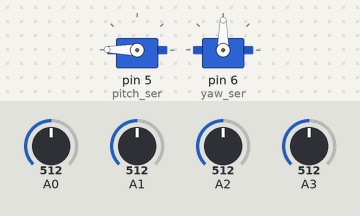
Bench run of a sketch on a simulated Arduino Uno, built with avr-gcc and run on an emulated ATmega328P. Shown: 2 × servo. Inputs (shaded band) come from the test bench; at power-on: A0 = 512, A1 = 512, A2 = 512, A3 = 512. What the sketch prints to the serial monitor is not drawn.

Above: at 0.5 s.
At 1.5 s:
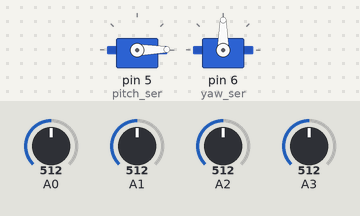
At 3.6 s:
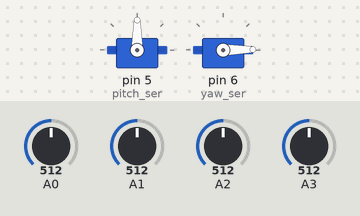
At 6.1 s:
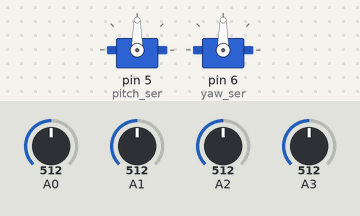
Timing chart, 0 to 7.6 s (numbered marks = the images above):
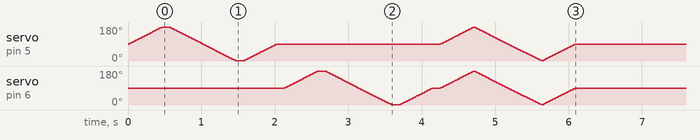

The sketch:

Reset.ino
```cpp
#include<Servo.h>

Servo pitch_ser;
Servo yaw_ser;

void setup()
{
  pitch_ser.attach(5);
  yaw_ser.attach(6);
  pinMode(A0, INPUT);
  pinMode(A1, INPUT);
  pinMode(A2, INPUT);
  pinMode(A3, INPUT);
  Serial.begin(9600);

  //伺服电机自检过程

  int pitch_angle;
  int yaw_angle;

  //pitch轴伺服电机自检
  for (pitch_angle = 90; pitch_angle < 180; pitch_angle++)
  {
    pitch_ser.write(pitch_angle);
    delay(5);
  }
  delay(100);
   for (pitch_angle = 179; pitch_angle >0; pitch_angle--)
  {
    pitch_ser.write(pitch_angle);
    delay(5);
  }
  delay(100);
   for (pitch_angle = 1; pitch_angle < 91; pitch_angle++)
  {
    pitch_ser.write(pitch_angle);
    delay(5);
  }
  delay(100);

  //yaw轴伺服电机自检
   for (yaw_angle = 90; yaw_angle < 180; yaw_angle++)
  {
    yaw_ser.write(yaw_angle);
    delay(5);
  }
  delay(100);
   for (yaw_angle = 179; yaw_angle >0; yaw_angle--)
  {
    yaw_ser.write(yaw_angle);
    delay(5);
  }
  delay(100);
   for (yaw_angle = 1; yaw_angle < 91; yaw_angle++)
  {
    yaw_ser.write(yaw_angle);
    delay(5);
  }
  delay(100);


  //双轴联动自检


  //正向转动自检
  for (pitch_angle = 90, yaw_angle = 90; pitch_angle < 180 && yaw_angle < 180; pitch_angle++, yaw_angle ++)
  {
    pitch_ser.write(pitch_angle);
    yaw_ser.write(yaw_angle);
    delay(5);
  }

  //逆向转动自检
  for (pitch_angle = 179, yaw_angle = 179; pitch_angle > 0  && yaw_angle > 0; pitch_angle--, yaw_angle --)
  {
    pitch_ser.write(pitch_angle);
    yaw_ser.write(yaw_angle);
    delay(5);
  }
  for (pitch_angle = 1, yaw_angle = 1; pitch_angle < 91  && yaw_angle < 91; pitch_angle++, yaw_angle ++)
  {
    pitch_ser.write(pitch_angle);
    yaw_ser.write(yaw_angle);
    delay(5);
  }
  //伺服电机角度归位
 pitch_ser.write(90);
  yaw_ser.write(90);


}

void loop()
{

  int sensor_pitch_a, sensor_pitch_b;
  int sensor_yaw_a, sensor_yaw_b;


  sensor_pitch_a = analogRead(A0);
  sensor_pitch_b = analogRead(A1);
  sensor_yaw_a = analogRead(A2);
  sensor_yaw_b = analogRead(A3);
  //数据滤波及标准化

  //均值滤波
  int i, j, k;
  for (i = 0; i < 9; i++)
  {
    sensor_pitch_a  += analogRead(A0);
    sensor_pitch_b  += analogRead(A1);
    sensor_yaw_a    += analogRead(A2);
    sensor_yaw_b    += analogRead(A3);
    delay(10);
  }
  sensor_pitch_a  /= 10;
  sensor_pitch_b  /= 10;
  sensor_yaw_a    /= 10;
  sensor_yaw_b    /= 10;

  //伺服电机角度归位
  pitch_ser.write(90);
  yaw_ser.write(90);

  //串口输出当前光敏电阻数值
  Serial.print("sensor_pitch_a:");
  Serial.println(sensor_pitch_a);
  Serial.print("sensor_pitch_b:");
  Serial.println(sensor_pitch_b);
  Serial.print("sensor_yaw_a:");
  Serial.println(sensor_yaw_a);
  Serial.print("sensor_yaw_b:");
  Serial.println(sensor_yaw_b);
  Serial.println("   ");
  Serial.println("  ");
delay(1000);
}
```
